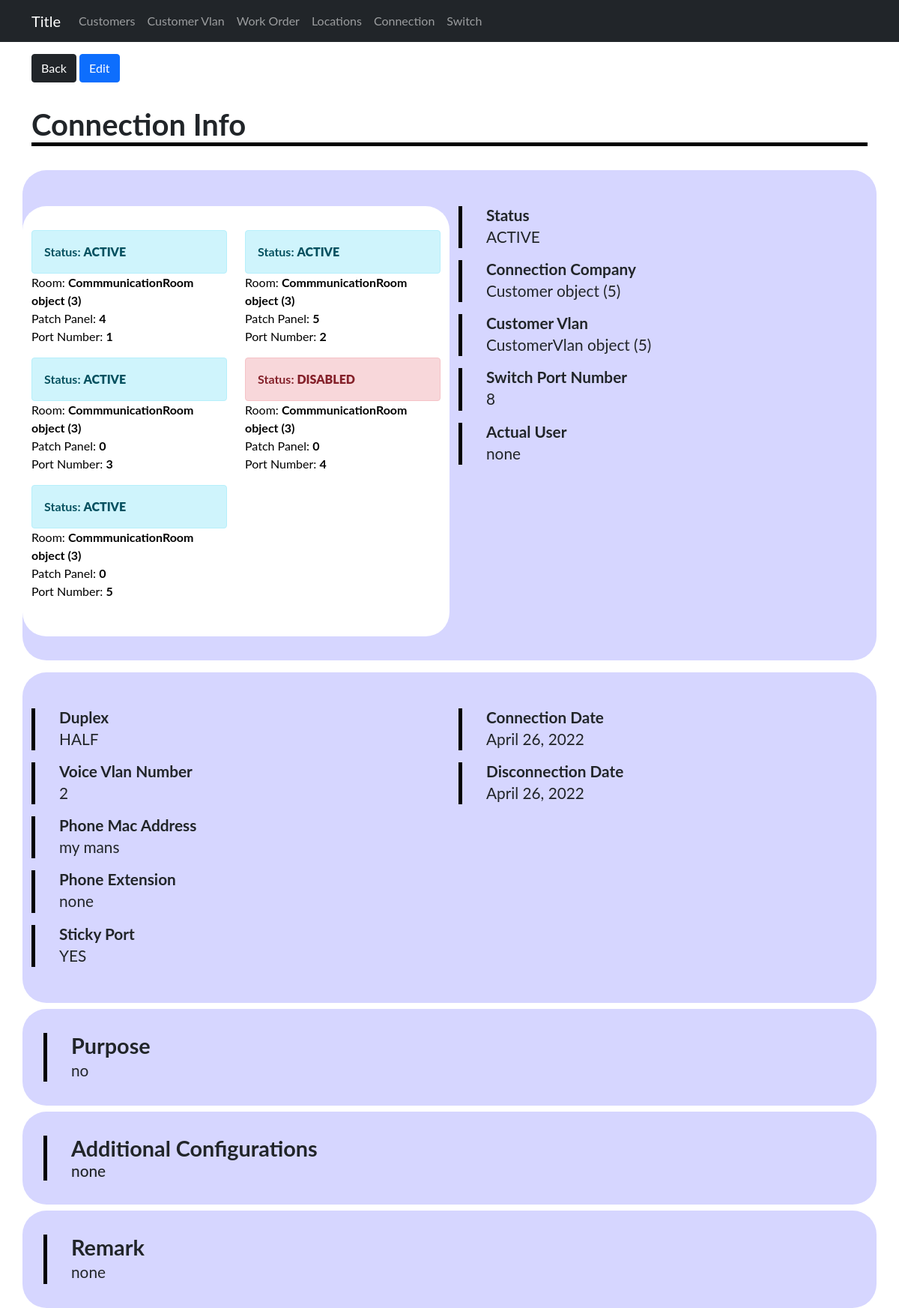
The app's page /devices/connection/1 with its own data.
### sitadevices/models.py (models this page shows)
class Connections(models.Model):
    company = models.ForeignKey(Customer, on_delete=models.CASCADE)
    customerVlan = models.ForeignKey(CustomerVlan, on_delete=models.CASCADE)
    switch_port_number = models.IntegerField(default=0)
    duplex = models.CharField(choices=duplex, max_length=200,default="none")
    voice_vlan_number = models.IntegerField(default=0)
    phone_mac_address = models.CharField(max_length=200,default="none")
    phone_extension = models.CharField(max_length=200,default="none")
    purpose = models.TextField(default="none")
    sticky_port = models.CharField(choices=yesno, max_length=200,default="none")
    additional_configuration = models.TextField(default="none")
    remark = models.TextField(default="none")
    actual_user = models.CharField(max_length=200,default="none")
    status = models.CharField(choices= status, max_length=200,default="none")
    connection_date = models.DateField(default=timezone.now)
    disconnection_date = models.DateField(default=timezone.now)

class DataOutlet(models.Model):
    connection = models.ForeignKey(Connections, on_delete=models.CASCADE)
    comroom= models.ForeignKey(CommmunicationRoom, on_delete=models.CASCADE)
    patch_panel = models.IntegerField()
    port_status =models.CharField(choices=status, max_length=200)
    data_number = models.IntegerField(default=1)

class CommmunicationRoom(models.Model):
    building_code = models.ForeignKey(Building, on_delete=models.CASCADE)
    commroomname = models.CharField(max_length=255)

class Customer(models.Model):
    company_name = models.CharField(max_length=255)
    contact_person = models.CharField(max_length=255)
    email = models.EmailField()
    phone = models.IntegerField()
    active = models.CharField(choices=yesno, max_length=200)
    submitted_date_time = models.DateTimeField(default=timezone.now)

class CustomerVlan(models.Model):
    customor = models.ForeignKey(Customer, on_delete=models.CASCADE)
    vlan_number = models.IntegerField()
    usage = models.CharField(choices=usages, max_length=200)
    config_date = models.DateTimeField()
    vlan_description = models.TextField()
    ip_config = models.CharField(choices=ip, max_length=200)
    dhcp_ip_range = models.CharField(max_length=50)
    lan_ip_range = models.CharField(max_length=50)
    lan_subnet_mask = models.CharField(max_length=50)
    wan_public_ip = models.CharField(max_length=50)
    wan_subnet_mask = models.CharField(max_length=50)
    bandwidth = models.IntegerField()
    additional_config = models.TextField()
    remark = models.TextField()
    disconnection_date = models.DateField(null=True, blank=True)
    submitted_date_time = models.DateTimeField(default=timezone.now)

### sitadevices/views.py (the view)
# urls.py: path('connection/<int:connection_id>', ConnectionInd, name='connectionind'),
def ConnectionInd(request, connection_id):
    connection = Connections.objects.filter(id = connection_id)
    dataoutlets = DataOutlet.objects.filter(connection = connection_id)
    dic = {
        'connection': connection,
        'dataoutlets': dataoutlets
    }
    print(dataoutlets)
    return render(request, 'admin/connection/indconnection.html', {'dic': dic})

### sitadevices/templates/admin/connection/indconnection.html
{% extends 'admin/base1.html' %}
{% block content %}
{% for connection in dic.connection %}
<div class="container">
    <a href="{%url 'device:connectionlist' %}"><button type="button" class="btn btn-dark mt-3">Back</button></a>
    <a href="{%url 'device:connectionupd' connection.id%}"><button type="button" class="btn btn-primary mt-3">Edit</button></a>
    <h1 class="title top">Connection Info</h1>
    <div class="line-top"></div>
    <div class="row">
        <div class="col-md-6">
            <div class="row i">
                {% for data in dic.dataoutlets %}
                    <div class="col-sm-6">
                        <a href="{%url 'device:outletupd' data.id%}">
                            <div class="flexdown">
                                {% if data.port_status == "ACTIVE" %}
                                    <p class="first alert alert-info">Status: <b>{{data.port_status}}</b></p>
                                {% else %}
                                    <p class="first alert alert-danger">Status: <b>{{data.port_status}}</b></p>
                                {% endif %}
                                <p class="second">Room: <b>{{data.comroom}}</b></p>
                                <p class="third">Patch Panel: <b>{{data.patch_panel}}</b></p>
                                <p class="fourth">Port Number: <b>{{data.data_number}}</b></p>
                            </div>
                        </a>
                    </div>
                {% endfor %}
            </div>
        </div>
        <div class="col-md-6">
            <div class="text-area">
                <div class="line"></div>
                <div class="space-between">
                    <h3 class="title">Status</h3>
                    <p class="text">{{connection.status}}</p>
                </div>
            </div>
            <div class="text-area">
                <div class="line"></div>
                <div class="space-between">
                    <h3 class="title">Connection Company</h3>
                    <p class="text">{{connection.company}}</p>
                </div>
            </div>
            <div class="text-area">
                <div class="line"></div>
                <div class="space-between">
                    <h3 class="title">Customer Vlan</h3>
                    <p class="text">{{connection.customerVlan}}</p>
                </div>
            </div>
            <div class="text-area">
                <div class="line"></div>
                <div class="space-between">
                    <h3 class="title">Switch Port Number</h3>
                    <p class="text">{{connection.switch_port_number}}</p>
                </div>
            </div>
            <div class="text-area">
                <div class="line"></div>
                <div class="space-between">
                    <h3 class="title">Actual User</h3>
                    <p class="text">{{connection.actual_user}}</p>
                </div>
            </div>
        </div>
    </div>
    <div class="row">
        <div class="col-sm-6">
            <div class="text-area">
                <div class="line"></div>
                <div class="space-between">
                    <h3 class="title">Duplex</h3>
                    <p class="text">{{connection.duplex}}</p>
                </div>
            </div>
            <div class="text-area">
                <div class="line"></div>
                <div class="space-between">
                    <h3 class="title">Voice Vlan Number</h3>
                    <p class="text">{{connection.voice_vlan_number}}</p>
                </div>
            </div>
            <div class="text-area">
                <div class="line"></div>
                <div class="space-between">
                    <h3 class="title">Phone Mac Address</h3>
                    <p class="text">{{connection.phone_mac_address}}</p>
                </div>
            </div>
            <div class="text-area">
                <div class="line"></div>
                <div class="space-between">
                    <h3 class="title">Phone Extension</h3>
                    <p class="text">{{connection.phone_extension}}</p>
                </div>
            </div>
            <div class="text-area">
                <div class="line"></div>
                <div class="space-between">
                    <h3 class="title">Sticky Port</h3>
                    <p class="text">{{connection.sticky_port}}</p>
                </div>
            </div>
        </div>
        <div class="col-sm-6">
            <div class="text-area">
                <div class="line"></div>
                <div class="space-between">
                    <h3 class="title">Connection Date</h3>
                    <p class="text">{{connection.connection_date}}</p>
                </div>
            </div>
            <div class="text-area">
                <div class="line"></div>
                <div class="space-between">
                    <h3 class="title">Disconnection Date</h3>
                    <p class="text">{{connection.disconnection_date}}</p>
                </div>
            </div>
        </div>
    </div>
    <div class="row textfield">
        <div class="col-sm-12">
            <div class="text-area ">
                <div class="line"></div>
                <div class="space-between">
                    <h3 class="text-long-title">Purpose</h3>
                    <p class="textarea text">{{connection.purpose}}</p>
                </div>
            </div>
        </div>
    </div>
    <div class="row textfield">
        <div class="col-sm-12">
            <div class="text-area ">
                <div class="line"></div>
                <div class="space-between">
                    <h3 class="text-long-title">Additional Configurations<h3>
                    <p class="textarea text">{{connection.additional_configuration}}</p>
                </div>
            </div>
        </div>
    </div>
    <div class="row textfield">
        <div class="col-sm-12">
            <div class="text-area ">
                <div class="line"></div>
                <div class="space-between">
                    <h3 class="text-long-title">Remark</h3>
                    <p class="textarea text">{{connection.remark}}</p>
                </div>
            </div>
        </div>
    </div>
</div>
{% endfor %}
{% endblock  %}

### static/Css/devices/styles.css (style rules this page uses)
h1,h2,h3,h4,p,a { margin:0; padding:0; }
a { text-decoration: none; color: black; }
.line-top { height: 5px; width:100%; background-color: black; margin-bottom: 2rem; }
.row { background-color:rgb(214, 214, 255); padding: 2rem 0; margin-top:1rem; border-radius: 2rem; }
.i { background-color: rgb(255, 255, 255); }
.text-area { margin:1rem 0; display: flex; }
.textfield { margin-top:0.5rem; padding:1rem; }
.title { font-weight: bold; font-size: 1.3rem; }
.top { margin-top: 2rem; font-size: 2.5rem; }
.text { font-size: 1.3rem; }
.textarea { width:70%; overflow-wrap: break-word; }
.line { width:5px; background-color: rgb(0, 0, 0); }
.space-between { margin-left:2rem }
.text-long-title { font-size:1.8rem; font-weight: bold; }
.flexdown { display:flex; flex-direction: column; margin-bottom: 1rem; }
.first { font-weight: bold; margin-bottom: 0; }

### sitadevices/templates/admin/base1.html (style rules this page uses)
body { font-family: "Lato", sans-serif; }

### records on screen
Connections: status "ACTIVE", company "Customer object (5)", customerVlan "CustomerVlan object (5)", switch_port_number "8", actual_user "none", duplex "HALF", voice_vlan_number "2", phone_mac_address "my mans", phone_extension "none", sticky_port "YES", connection_date "April 26, 2022", disconnection_date "April 26, 2022", purpose "no", additional_configuration "none", remark "none"
DataOutlet: port_status "ACTIVE", comroom "CommmunicationRoom object (3)", patch_panel "4", data_number "1"
DataOutlet: port_status "ACTIVE", comroom "CommmunicationRoom object (3)", patch_panel "5", data_number "2"
DataOutlet: port_status "ACTIVE", comroom "CommmunicationRoom object (3)", patch_panel "0", data_number "3"
DataOutlet: port_status "DISABLED", comroom "CommmunicationRoom object (3)", patch_panel "0", data_number "4"
DataOutlet: port_status "ACTIVE", comroom "CommmunicationRoom object (3)", patch_panel "0", data_number "5"
